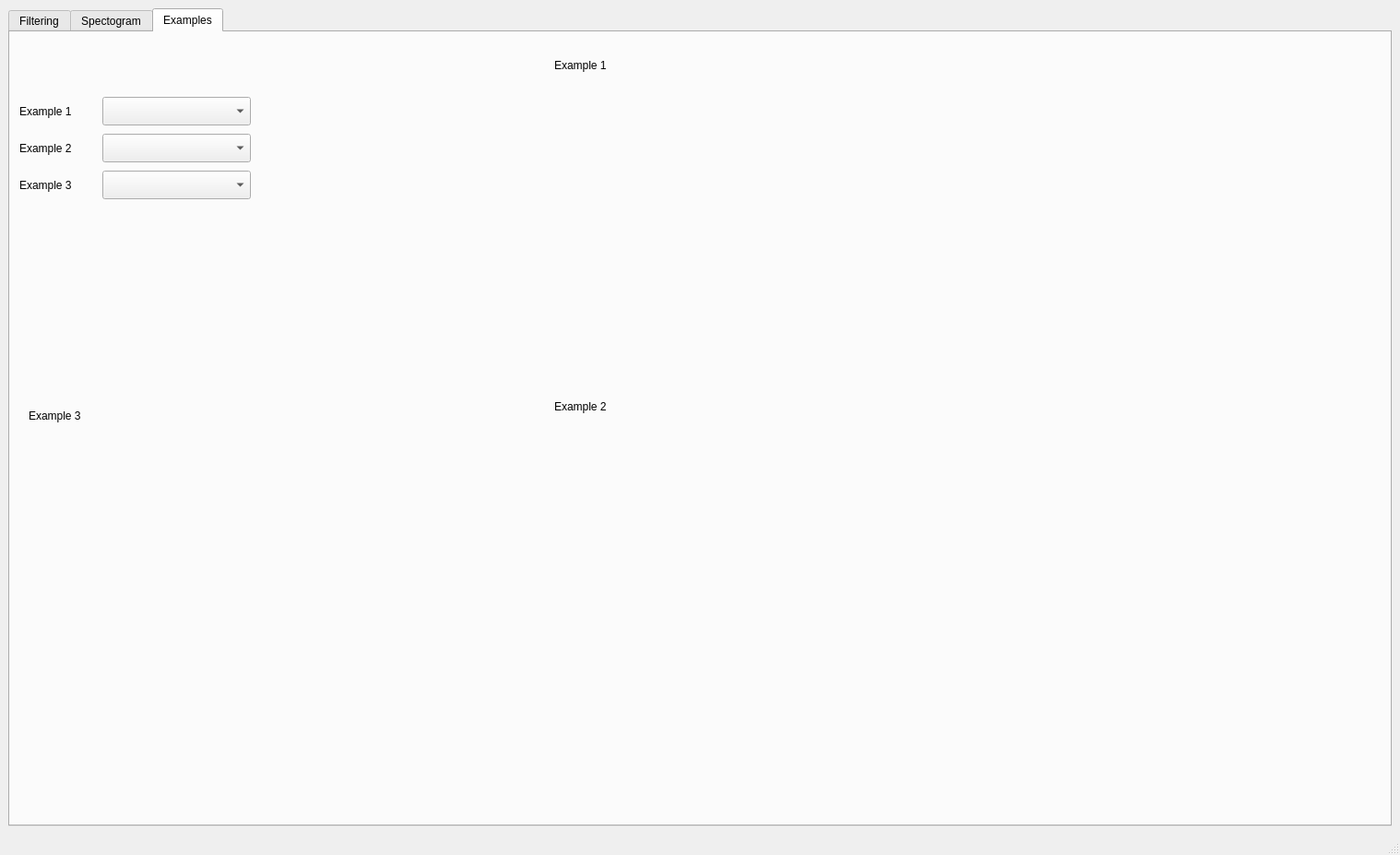
<?xml version="1.0" encoding="UTF-8"?>
<ui version="4.0">
 <class>MainWindow</class>
 <widget class="QMainWindow" name="MainWindow">
  <property name="geometry">
   <rect>
    <x>0</x>
    <y>0</y>
    <width>1518</width>
    <height>927</height>
   </rect>
  </property>
  <property name="windowTitle">
   <string>MainWindow</string>
  </property>
  <property name="styleSheet">
   <string notr="true"/>
  </property>
  <widget class="QWidget" name="centralwidget">
   <layout class="QGridLayout" name="gridLayout">
    <item row="0" column="0">
     <widget class="QTabWidget" name="tab_view">
      <property name="maximumSize">
       <size>
        <width>1554</width>
        <height>917</height>
       </size>
      </property>
      <property name="currentIndex">
       <number>2</number>
      </property>
      <widget class="QWidget" name="FilterTab">
       <attribute name="title">
        <string>Filtering</string>
       </attribute>
       <widget class="QWidget" name="layoutWidget">
        <property name="geometry">
         <rect>
          <x>10</x>
          <y>10</y>
          <width>1481</width>
          <height>841</height>
         </rect>
        </property>
        <layout class="QHBoxLayout" name="horizontalLayout_2">
         <property name="sizeConstraint">
          <enum>QLayout::SetDefaultConstraint</enum>
         </property>
         <item>
          <layout class="QGridLayout" name="gridLayout_2">
           <property name="horizontalSpacing">
            <number>6</number>
           </property>
           <item row="0" column="0" colspan="2">
            <widget class="QWidget" name="widget" native="true">
             <property name="minimumSize">
              <size>
               <width>700</width>
               <height>200</height>
              </size>
             </property>
             <widget class="QPushButton" name="selectFileButton">
              <property name="geometry">
               <rect>
                <x>20</x>
                <y>90</y>
                <width>91</width>
                <height>31</height>
               </rect>
              </property>
              <property name="text">
               <string>Select file</string>
              </property>
             </widget>
             <widget class="QPushButton" name="convertButton">
              <property name="geometry">
               <rect>
                <x>130</x>
                <y>440</y>
                <width>93</width>
                <height>28</height>
               </rect>
              </property>
              <property name="text">
               <string>Convert</string>
              </property>
             </widget>
             <widget class="QLabel" name="label">
              <property name="geometry">
               <rect>
                <x>120</x>
                <y>60</y>
                <width>54</width>
                <height>22</height>
               </rect>
              </property>
              <property name="styleSheet">
               <string notr="true"/>
              </property>
              <property name="text">
               <string>Selected:</string>
              </property>
             </widget>
             <widget class="QLineEdit" name="selectedFileDisplay">
              <property name="geometry">
               <rect>
                <x>120</x>
                <y>90</y>
                <width>391</width>
                <height>31</height>
               </rect>
              </property>
              <property name="readOnly">
               <bool>true</bool>
              </property>
             </widget>
             <widget class="QtWaitingSpinner" name="waitingSpinner" native="true">
              <property name="geometry">
               <rect>
                <x>250</x>
                <y>440</y>
                <width>31</width>
                <height>31</height>
               </rect>
              </property>
             </widget>
             <widget class="QLabel" name="statusLabel">
              <property name="geometry">
               <rect>
                <x>130</x>
                <y>410</y>
                <width>91</width>
                <height>21</height>
               </rect>
              </property>
              <property name="text">
               <string/>
              </property>
             </widget>
             <widget class="QPushButton" name="autoRangeUnfiltered">
              <property name="geometry">
               <rect>
                <x>600</x>
                <y>350</y>
                <width>93</width>
                <height>28</height>
               </rect>
              </property>
              <property name="text">
               <string>Auto range</string>
              </property>
             </widget>
             <widget class="QPushButton" name="autoRangeFiltered">
              <property name="geometry">
               <rect>
                <x>600</x>
                <y>780</y>
                <width>93</width>
                <height>28</height>
               </rect>
              </property>
              <property name="text">
               <string>Auto range</string>
              </property>
             </widget>
             <widget class="QPushButton" name="resetButton">
              <property name="geometry">
               <rect>
                <x>30</x>
                <y>440</y>
                <width>93</width>
                <height>28</height>
               </rect>
              </property>
              <property name="text">
               <string>Reset</string>
              </property>
             </widget>
             <widget class="QPushButton" name="save_wav_button">
              <property name="geometry">
               <rect>
                <x>440</x>
                <y>610</y>
                <width>93</width>
                <height>28</height>
               </rect>
              </property>
              <property name="text">
               <string>Save output</string>
              </property>
             </widget>
             <widget class="QPlainTextEdit" name="top_freq_input">
              <property name="geometry">
               <rect>
                <x>360</x>
                <y>490</y>
                <width>161</width>
                <height>31</height>
               </rect>
              </property>
             </widget>
             <widget class="QPlainTextEdit" name="bottom_freq_input">
              <property name="geometry">
               <rect>
                <x>360</x>
                <y>530</y>
                <width>161</width>
                <height>31</height>
               </rect>
              </property>
             </widget>
             <widget class="QLabel" name="label_2">
              <property name="geometry">
               <rect>
                <x>260</x>
                <y>490</y>
                <width>91</width>
                <height>20</height>
               </rect>
              </property>
              <property name="text">
               <string>Top frequency:</string>
              </property>
             </widget>
             <widget class="QLabel" name="label_3">
              <property name="geometry">
               <rect>
                <x>240</x>
                <y>530</y>
                <width>111</width>
                <height>20</height>
               </rect>
              </property>
              <property name="text">
               <string>Bottom frequency:</string>
              </property>
             </widget>
             <widget class="QComboBox" name="filter_selection">
              <property name="geometry">
               <rect>
                <x>358</x>
                <y>440</y>
                <width>161</width>
                <height>22</height>
               </rect>
              </property>
             </widget>
             <widget class="QLabel" name="label_4">
              <property name="geometry">
               <rect>
                <x>290</x>
                <y>440</y>
                <width>71</width>
                <height>20</height>
               </rect>
              </property>
              <property name="text">
               <string>Filter type:</string>
              </property>
             </widget>
             <widget class="QPushButton" name="use_as_input_button">
              <property name="geometry">
               <rect>
                <x>340</x>
                <y>610</y>
                <width>93</width>
                <height>28</height>
               </rect>
              </property>
              <property name="text">
               <string>Use as input</string>
              </property>
             </widget>
            </widget>
           </item>
          </layout>
         </item>
         <item>
          <layout class="QVBoxLayout" name="verticalLayout">
           <item>
            <widget class="PlotWidget" name="unfilteredGraph"/>
           </item>
           <item>
            <widget class="PlotWidget" name="filteredGraph"/>
           </item>
          </layout>
         </item>
        </layout>
       </widget>
      </widget>
      <widget class="QWidget" name="SpectrogramTab">
       <attribute name="title">
        <string>Spectogram</string>
       </attribute>
       <widget class="GraphicsLayoutWidget" name="filtered_spectrogram" native="true">
        <property name="geometry">
         <rect>
          <x>810</x>
          <y>430</y>
          <width>661</width>
          <height>421</height>
         </rect>
        </property>
       </widget>
       <widget class="GraphicsLayoutWidget" name="unfiltered_spectrogram" native="true">
        <property name="geometry">
         <rect>
          <x>810</x>
          <y>10</y>
          <width>661</width>
          <height>411</height>
         </rect>
        </property>
       </widget>
       <widget class="QLabel" name="label_5">
        <property name="geometry">
         <rect>
          <x>720</x>
          <y>30</y>
          <width>71</width>
          <height>21</height>
         </rect>
        </property>
        <property name="text">
         <string>Unfiltered:</string>
        </property>
       </widget>
       <widget class="QLabel" name="label_6">
        <property name="geometry">
         <rect>
          <x>730</x>
          <y>460</y>
          <width>71</width>
          <height>21</height>
         </rect>
        </property>
        <property name="text">
         <string>Filtered:</string>
        </property>
       </widget>
      </widget>
      <widget class="QWidget" name="ExampleTab">
       <attribute name="title">
        <string>Examples</string>
       </attribute>
       <widget class="QComboBox" name="selected_example_2">
        <property name="geometry">
         <rect>
          <x>100</x>
          <y>110</y>
          <width>161</width>
          <height>31</height>
         </rect>
        </property>
       </widget>
       <widget class="QComboBox" name="selected_example_3">
        <property name="geometry">
         <rect>
          <x>100</x>
          <y>150</y>
          <width>161</width>
          <height>31</height>
         </rect>
        </property>
       </widget>
       <widget class="QComboBox" name="selected_example_1">
        <property name="geometry">
         <rect>
          <x>100</x>
          <y>70</y>
          <width>161</width>
          <height>31</height>
         </rect>
        </property>
       </widget>
       <widget class="GraphicsLayoutWidget" name="selected_example_spectrogram_3" native="true">
        <property name="geometry">
         <rect>
          <x>10</x>
          <y>440</y>
          <width>661</width>
          <height>411</height>
         </rect>
        </property>
       </widget>
       <widget class="GraphicsLayoutWidget" name="selected_example_spectrogram_2" native="true">
        <property name="geometry">
         <rect>
          <x>680</x>
          <y>440</y>
          <width>661</width>
          <height>411</height>
         </rect>
        </property>
       </widget>
       <widget class="GraphicsLayoutWidget" name="selected_example_spectrogram_1" native="true">
        <property name="geometry">
         <rect>
          <x>680</x>
          <y>20</y>
          <width>661</width>
          <height>411</height>
         </rect>
        </property>
       </widget>
       <widget class="QLabel" name="label_7">
        <property name="geometry">
         <rect>
          <x>10</x>
          <y>70</y>
          <width>81</width>
          <height>31</height>
         </rect>
        </property>
        <property name="text">
         <string>Example 1</string>
        </property>
       </widget>
       <widget class="QLabel" name="label_8">
        <property name="geometry">
         <rect>
          <x>10</x>
          <y>110</y>
          <width>81</width>
          <height>31</height>
         </rect>
        </property>
        <property name="text">
         <string>Example 2</string>
        </property>
       </widget>
       <widget class="QLabel" name="label_9">
        <property name="geometry">
         <rect>
          <x>10</x>
          <y>150</y>
          <width>81</width>
          <height>31</height>
         </rect>
        </property>
        <property name="text">
         <string>Example 3</string>
        </property>
       </widget>
       <widget class="QLabel" name="label_10">
        <property name="geometry">
         <rect>
          <x>590</x>
          <y>20</y>
          <width>81</width>
          <height>31</height>
         </rect>
        </property>
        <property name="text">
         <string>Example 1</string>
        </property>
       </widget>
       <widget class="QLabel" name="label_11">
        <property name="geometry">
         <rect>
          <x>590</x>
          <y>390</y>
          <width>81</width>
          <height>31</height>
         </rect>
        </property>
        <property name="text">
         <string>Example 2</string>
        </property>
       </widget>
       <widget class="QLabel" name="label_12">
        <property name="geometry">
         <rect>
          <x>20</x>
          <y>400</y>
          <width>81</width>
          <height>31</height>
         </rect>
        </property>
        <property name="text">
         <string>Example 3</string>
        </property>
       </widget>
      </widget>
     </widget>
    </item>
   </layout>
  </widget>
  <widget class="QStatusBar" name="statusbar"/>
 </widget>
 <customwidgets>
  <customwidget>
   <class>PlotWidget</class>
   <extends>QGraphicsView</extends>
   <header>pyqtgraph</header>
  </customwidget>
  <customwidget>
   <class>QtWaitingSpinner</class>
   <extends>QWidget</extends>
   <header>QtWaitingSpinner.QtWaitingSpinner</header>
   <container>1</container>
  </customwidget>
  <customwidget>
   <class>GraphicsLayoutWidget</class>
   <extends>QWidget</extends>
   <header>pyqtgraph</header>
   <container>1</container>
  </customwidget>
 </customwidgets>
 <resources/>
 <connections/>
</ui>
